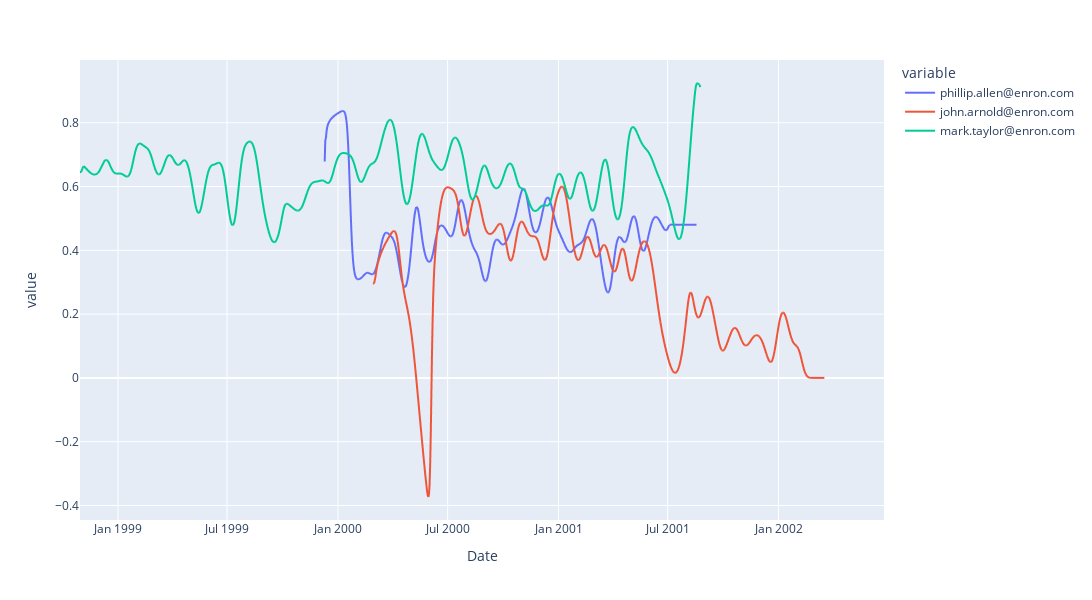

The notebook cell this image was saved under:
### Code cell
zzz_no_date = zzz.copy(deep=True)
zzz_no_date.drop(columns=["Date"], inplace=True)
zzz_no_date = zzz_no_date.rolling(60, min_periods=1, win_type="blackmanharris").agg(
    "mean"
)
zzz_no_date["Date"] = zzz["Date"]
px.line(
    data_frame=zzz_no_date,
    x="Date",
    y=["phillip.allen@enron.com", "john.arnold@enron.com", "mark.taylor@enron.com"],
).update_layout(width=1200, height=600)

### Figure 1 — Plotly figure (JSON) as saved in the notebook; plotly's stock layout.template omitted (floating-point values rounded to 4 significant figures; data arrays with more than 128 entries replaced by an {"elided": "..."} marker saying what was removed)
{"data": [{"hovertemplate": "variable=phillip.allen@enron.com<br>Date=%{x}<br>value=%{y}<extra></extra>", "legendgroup": "phillip.allen@enron.com", "line": {"color": "#636efa", "dash": "solid"}, "marker": {"symbol": "circle"}, "mode": "lines", "name": "phillip.allen@enron.com", "showlegend": true, "type": "scattergl", "x": {"elided": "1335 str values"}, "xaxis": "x", "y": {"elided": "1335 float values"}, "yaxis": "y"}, {"hovertemplate": "variable=john.arnold@enron.com<br>Date=%{x}<br>value=%{y}<extra></extra>", "legendgroup": "john.arnold@enron.com", "line": {"color": "#EF553B", "dash": "solid"}, "marker": {"symbol": "circle"}, "mode": "lines", "name": "john.arnold@enron.com", "showlegend": true, "type": "scattergl", "x": {"elided": "1335 str values"}, "xaxis": "x", "y": {"elided": "1335 float values"}, "yaxis": "y"}, {"hovertemplate": "variable=mark.taylor@enron.com<br>Date=%{x}<br>value=%{y}<extra></extra>", "legendgroup": "mark.taylor@enron.com", "line": {"color": "#00cc96", "dash": "solid"}, "marker": {"symbol": "circle"}, "mode": "lines", "name": "mark.taylor@enron.com", "showlegend": true, "type": "scattergl", "x": {"elided": "1335 str values"}, "xaxis": "x", "y": {"elided": "1335 float values"}, "yaxis": "y"}], "layout": {"height": 600, "legend": {"title": {"text": "variable"}, "tracegroupgap": 0}, "margin": {"t": 60}, "width": 1200, "xaxis": {"anchor": "y", "domain": [0, 1], "title": {"text": "Date"}}, "yaxis": {"anchor": "x", "domain": [0, 1], "title": {"text": "value"}}}}
